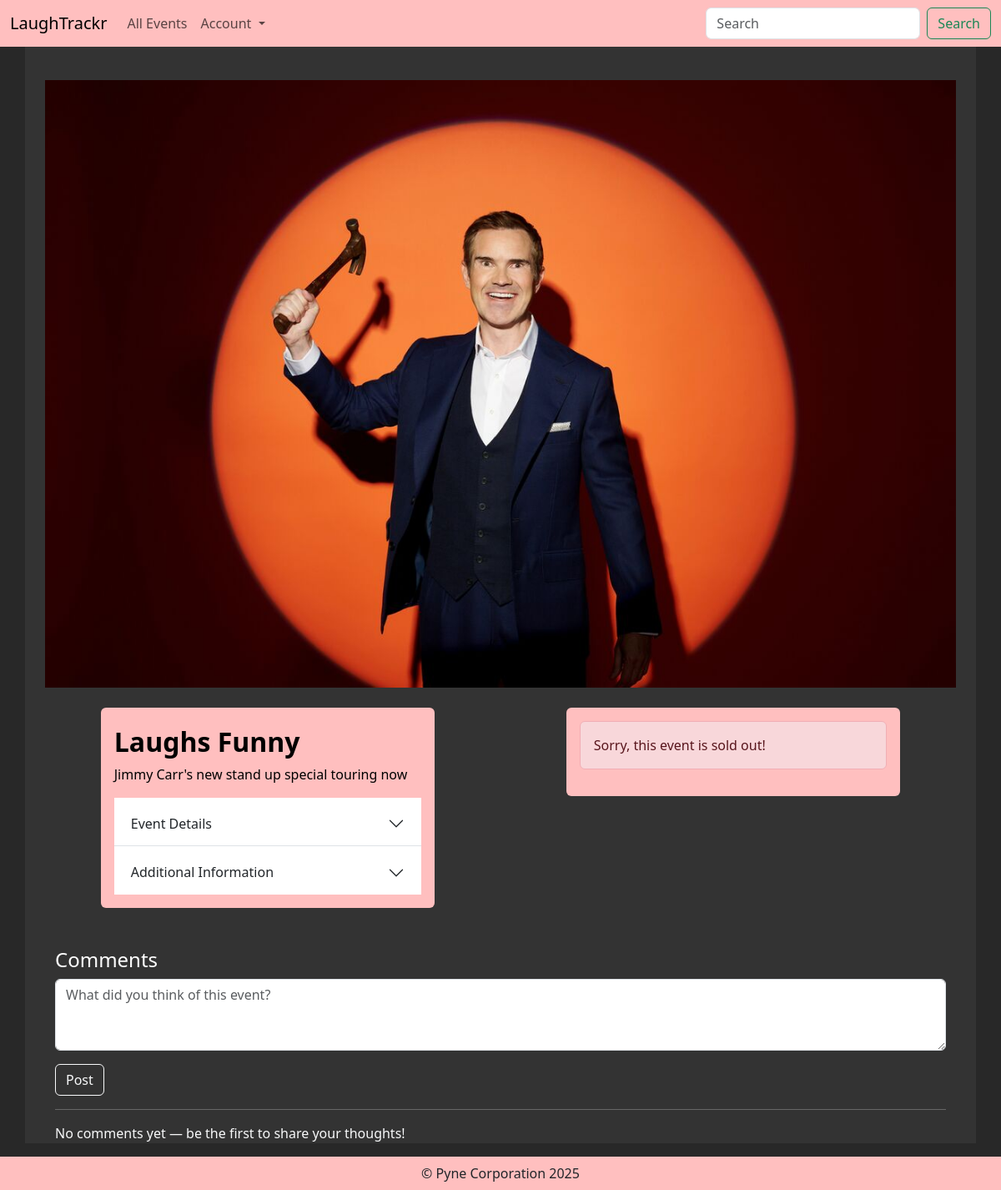
/events/details/6 (signed in), run on the app's committed database.
### laughtrackr/models.py (models this page shows, shortened)
class Event(db.Model):
    __tablename__ = 'events'
    id = db.Column(db.Integer, primary_key=True)
    name = db.Column(db.String(80), nullable=False)
    description = db.Column(db.String(200), nullable=False)
    image = db.Column(db.String(400))
    cost = db.Column(db.Float, nullable=False)
    event_date = db.Column(db.DateTime, nullable=False)
    event_addinfo = db.Column(db.String(500))
    featured = db.Column(db.Boolean, default=False)
    rating_id = db.Column(db.Integer, db.ForeignKey('rating.id'), nullable=False)
    rating = db.relationship('Rating', backref='event')
    venue_id = db.Column(db.Integer, db.ForeignKey('venue.id'), nullable=False)
    venue = db.relationship('Venue', backref='events')
    user_id = db.Column(db.Integer, db.ForeignKey('users.id'), nullable=False)
    comments = db.relationship('Comment', backref='event', lazy=True)
    bookings = db.relationship('Booking', backref='event', cascade='all, delete-orphan')

### laughtrackr/ComedyEvents.py (the view, shortened to what this page needs)
@eventsbp.route('/details/<int:id>', methods=['GET', 'POST'])
@login_required
def event_details(id):
    event = Event.query.get_or_404(id)
    form = BookingForm()
    comment_form = CommentForm()
    booked = db.session.query(func.sum(Booking.quantity)).filter_by(event_id=event.id).scalar() or 0
    seats_available = event.venue.seating_capacity - booked
    comments = Comment.query.filter_by(event_id=event.id).order_by(Comment.created_at.desc()).all()
    return render_template(
        'EventDetailsPage.html',
        event=event,
        form=form,
        comment_form=comment_form,
        comments=comments,
        seats_available=seats_available
    )

### laughtrackr/Userforms.py
class BookingForm(FlaskForm):
    quantity = SelectField(
        'Number of Tickets',
        choices=[(str(i), str(i)) for i in range(1, 7)],
        validators=[InputRequired()]
    )
    submit = SubmitField('Purchase')

class CommentForm(FlaskForm):
    text = TextAreaField('Leave a comment', validators=[InputRequired()])
    submit = SubmitField('Post')

### laughtrackr/__init__.py (called while the page is built)
def create_app():
    app = Flask(__name__)
    app.config['SECRET_KEY'] = os.environ.get('SECRET_KEY', 'devkey')
    app.config['SQLALCHEMY_DATABASE_URI'] = 'sqlite:///comedydb.sqlite'
    Bootstrap5(app)
    db.init_app(app)
    login_manager = LoginManager()
    login_manager.login_view = 'auth.logged_in'
    login_manager.init_app(app)
    from .models import User
    @login_manager.user_loader
    def load_user(user_id):
        return User.query.get(int(user_id))
    @app.context_processor
    def inject_user():
        return dict(current_user=current_user)
    from .index import mainbp
    from .ComedyEvents import eventsbp
    from .auth import authbp
    from .BookingHistory import bookingbp
    app.register_blueprint(mainbp)
    app.register_blueprint(eventsbp)
    app.register_blueprint(authbp)
    app.register_blueprint(bookingbp)
    return app

### laughtrackr/templates/EventDetailsPage.html (shortened to what this page needs)
{% extends 'base.html' %}
{% block content %}
<main class="container mt-5 pt-5">
  <div class="row mb-4">
    {% if event.image %}
      <img src="{{ url_for('static', filename=event.image) }}" class="img-fluid" alt="{{ event.name }} Banner">
    {% else %}
      <p class="text-light">No image available for this event.</p>
    {% endif %}
  </div>
  <div class="row">
    <div class="col-md-6">
      <div class="text_pill p-3 bg rounded" style="background-color: #ffbfbf">
        <h2><strong>{{ event.name }}</strong></h2>
        <p>{{ event.description }}</p>
        <div class="accordion accordion-flush" id="eventAccordion">
          <div class="accordion-item">
            <h2 class="accordion-header" id="headingOne">
              <button class="accordion-button collapsed" type="button" data-bs-toggle="collapse"
                      data-bs-target="#flush-collapseOne" aria-expanded="false" aria-controls="flush-collapseOne">
                Event Details
              </button>
            </h2>
          </div>
          <div class="accordion-item">
            <h2 class="accordion-header" id="headingThree">
              <button class="accordion-button collapsed" type="button" data-bs-toggle="collapse"
                      data-bs-target="#flush-collapseThree" aria-expanded="false" aria-controls="flush-collapseThree">
                Additional Information
              </button>
            </h2>
          </div>
        </div>
      </div>
    </div>
    <div class="col-md-6">
      <div class="text_pill p-3 bg rounded" style="background-color: #ffbfbf">
        {% if seats_available > 0 %}
          <form method="POST" action="{{ url_for('booking.book_event', event_id=event.id) }}" class="row g-3">
            {{ form.hidden_tag() }}
            <div class="mb-3">
              {{ form.quantity.label(class="form-label") }}
              <select name="quantity" class="form-select is-valid" id="validation0">
                {% for i in range(1, seats_available + 1) %}
                  <option value="{{ i }}">{{ i }}</option>
                {% endfor %}
              </select>
              <div class="valid-feedback">Tickets Available!</div>
            </div>
            <div class="row align-items-center my-4">
              <div class="col">
                {{ form.submit(class="btn btn-primary", aria_label="Purchase tickets") }}
              </div>
              <div class="col">
                <div class="mb-3 border rounded-pill bg-white">
                  <label id="TotalCost" class="form-label px-3">Total:</label>
                </div>
              </div>
            </div>
          </form>
        {% else %}
          <div class="alert alert-danger" role="alert">
            Sorry, this event is sold out!
          </div>
        {% endif %}
      </div>
    </div>
  </div>
  <section class="mt-5">
    <div class="container">
      <h4 class="text-white">Comments</h4>
      <form method="POST" action="{{ url_for('events.event_details', id=event.id) }}">
        <div class="mb-3">
          {{ comment_form.text(class="form-control", rows="3", placeholder="What did you think of this event?", aria_label="Comment input") }}
        </div>
        {{ comment_form.submit(class="btn btn-outline-light", aria_label="Post comment") }}
      </form>
      <hr class="text-white">
      {% for comment in comments %}
        <div class="card bg-dark text-white mb-3">
          <div class="card-body">
            <h6 class="card-title mb-1">{{ comment.user.name }}</h6>
            <p class="card-subtitle text-muted small">
              {{ comment.created_at.strftime('%d %b %Y %I:%M %p') }}
            </p>
            <p class="card-text mt-2">{{ comment.text }}</p>
          </div>
        </div>
      {% else %}
        <p class="text-light">No comments yet — be the first to share your thoughts!</p>
      {% endfor %}
    </div>
  </section>
</main>
{% endblock %}

### laughtrackr/Static/style_folder/laughtrackr.css (style rules this page uses)
h2 { padding-top: 1.5%; text-align: left; }
.container { background-color: #333; }
.text_pill { background-color: #ffbfbf !important; outline-color: #ffbfbf !important; color: black !important; border-radius: 50rem; padding: 1rem; width: 75%; margin-left: auto; margin-right: auto; }

### data on the page
Event: image (picture), name "Laughs Funny", description "Jimmy Carr's new stand up special touring now"
